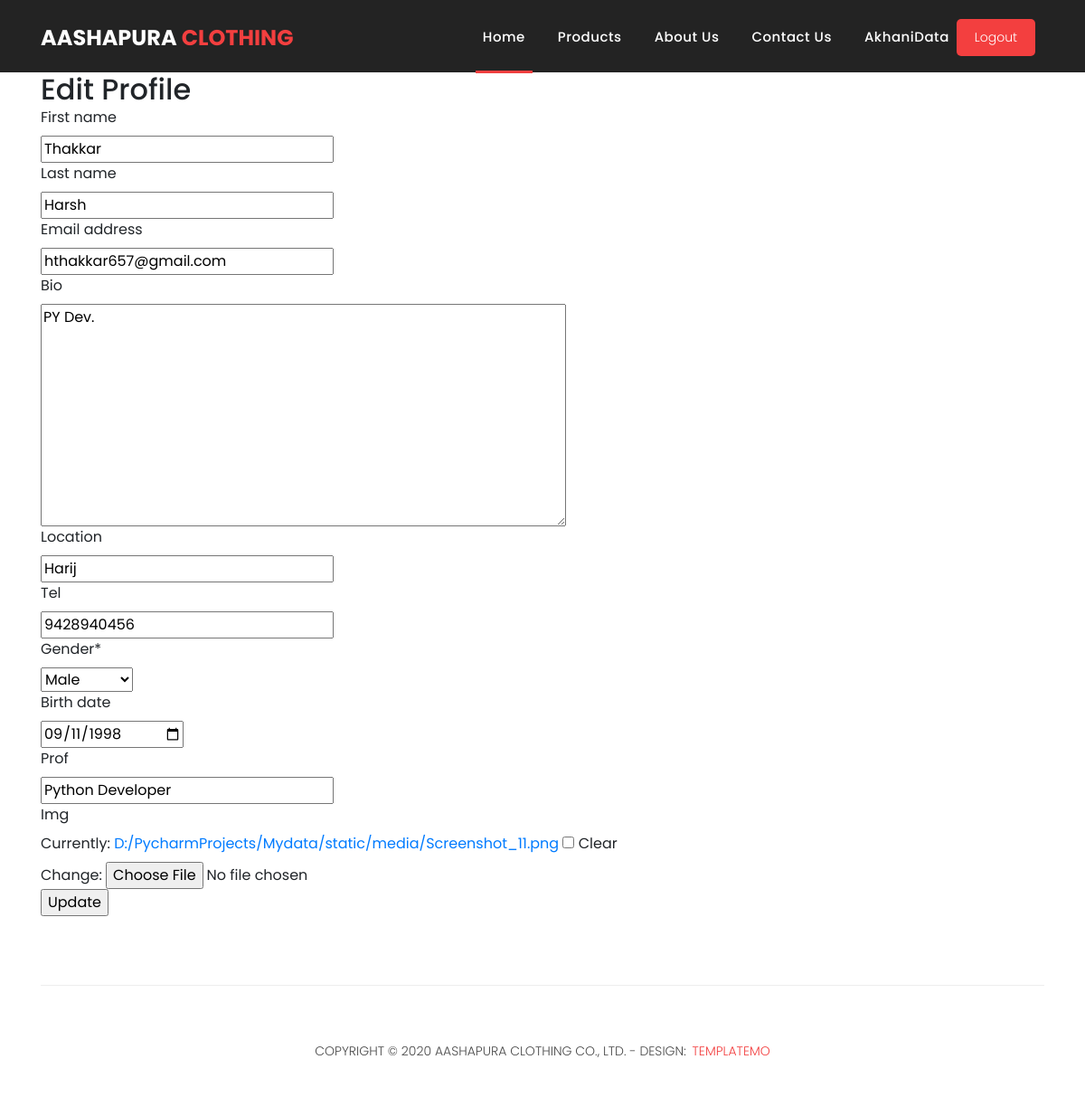
The app's page /edit-profile/ (signed in), older data.
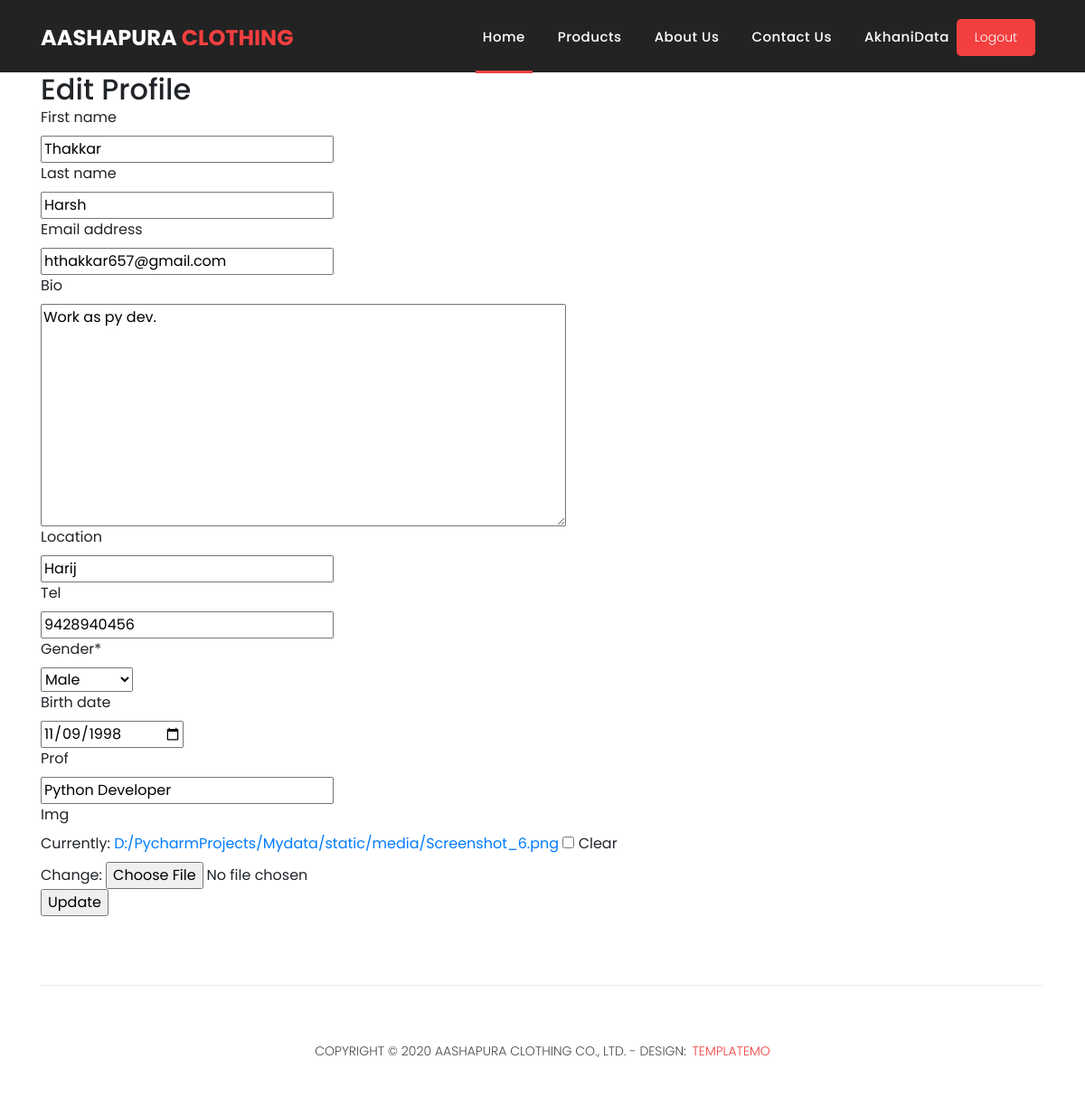
The same page, newer data.
### Ex1/models.py (models this page shows, shortened)
class User_Profile(models.Model):
    GENDER_CHOICES = (
        ('M', 'Male',),
        ('F', 'Female',),
        ('O', 'Other',),
    )
    user = models.OneToOneField(User, on_delete=models.CASCADE)
    bio = models.TextField(max_length=500, blank=True)
    location = models.CharField(max_length=30, blank=True)
    tel = models.CharField(max_length=15, blank=True)
    gender = models.CharField(max_length=1, choices=GENDER_CHOICES, )
    birth_date = models.DateField(null=True, blank=True)
    img = models.ImageField(upload_to=settings.MEDIA_ROOT, null=True, blank=True)
    prof = models.CharField(max_length=500, blank=True, null=True)

### Ex1/views.py (the view)
# urls.py: path('edit-profile/', views.EditProfile, name="edit-profile"),
@login_required(login_url="login")
@transaction.atomic
def EditProfile(request):
    if request.method == 'POST':
        user_form = UserForm(request.POST or None, request.FILES or None, instance=request.user)
        profile_form = ProfileForm(request.POST or None, request.FILES or None, instance=request.user.user_profile)
        if profile_form.is_valid():
            user_form.save(commit=True)
            profile_form.save(commit=True)
            messages.success(request, 'Your profile was successfully updated!')
            return redirect('/home')
        else:
            messages.error(request, 'Please correct the error below.')
    else:
        user_form = UserForm(instance=request.user)
        profile_form = ProfileForm(instance=request.user.user_profile)
    return render(request, 'profileform.html', {
        'user_form': user_form,
        'profile_form': profile_form
    })

### Ex1/forms.py
class UserForm(ModelForm):
    class Meta:
        model = User
        fields = ['first_name', 'last_name', 'email']

class ProfileForm(ModelForm):
    class Meta:
        birth_date = forms.DateField(input_formats=['%d, %B, %Y'])
        widgets = {'birth_date': DateInput(attrs={'type': 'date'}), }
        model = User_Profile
        fields = ['bio', 'location', 'tel', 'gender', 'birth_date', 'img', 'prof']

### templates/profileform.html (shortened to what this page needs)
{% load static %}
{% load crispy_forms_tags %}
{% include 'header.html' %}
<div>
    <form method="post" enctype="multipart/form-data">
    <div class="submit-ad main-grid-border">
        <div class="container">
            <h2 class="w3-head">Edit Profile</h2>
            <div class="post-ad-form">
                <form method="post" enctype="multipart/form-data"> {% csrf_token %}
                    {{ user_form|crispy }}
                    {{ profile_form.bio|as_crispy_field }}
                    {{ profile_form.location|as_crispy_field }}
                    {{ profile_form.tel|as_crispy_field }}
                    {{ profile_form.gender|as_crispy_field }}
                    {{ profile_form.birth_date|as_crispy_field }}
                    {{ profile_form.prof|as_crispy_field }}
                    <div class="container-fluid">
                        <div class="row">
                            <p>{{ profile_form.img|as_crispy_field }}</p>
                        </div>
                    </div>
                    <input type="submit" value="Update">
                </form>
            </div>
        </div>
    </div>
</div>
{% include 'footer.html' %}

### templates/header.html (shortened to what this page needs)
{% load static %}
<html lang="en">
  <head>
    <link href="{% static 'vendor/bootstrap/css/bootstrap.min.css' %}" rel="stylesheet">
    <link rel="stylesheet" href="{% static 'css/fontawesome.css' %}">
    <link rel="stylesheet" href="{% static 'css/templatemo-sixteen.css' %}">
    <link rel="stylesheet" href="{% static 'css/owl.css' %}">
    <link rel="stylesheet" href="{% static 'css/logout.css' %}">
  </head>
  <body>
    <header class="">
      <nav class="navbar navbar-expand-lg">
        <div class="container">
          <a class="navbar-brand" href="{% url 'home' %}"><h2>Aashapura <em>Clothing</em></h2></a>
          <div class="collapse navbar-collapse" id="navbarResponsive">
            <ul class="navbar-nav ml-auto">
              <li class="nav-item active">
                <a class="nav-link" href="{% url 'home' %}">Home
                </a>
              </li>
              <li class="nav-item">
                <a class="nav-link" href="{% url 'products' %}">Products</a>
              </li>
              <li class="nav-item">
                <a class="nav-link" href="{% url 'about' %}">About Us</a>
              </li>
              <li class="nav-item">
                <a class="nav-link" href="{% url 'contact' %}">Contact Us</a>
              </li>
              {% if user.is_authenticated %}
                <li class="nav-item logoutText">
                  <a class="nav-link" href="{% url 'profile' %}">{{ user.username }}</a><a href="{% url 'logout' %}" class="filled-button">Logout</a>
                </li>
              {% else %}
                <li class="nav-item">
                  <a class="nav-link" href="{% url 'login' %}">Login/Sign In</a>
                </li>
              {% endif %}
            </ul>
          </div>
        </div>
      </nav>
    </header>
  </body>

### templates/footer.html (shortened to what this page needs)
{% load static %}
<footer>
      <div class="container">
        <div class="row">
          <div class="col-md-12">
            <div class="inner-content">
              <p>Copyright &copy; 2020 Aashapura Clothing Co., Ltd.
            - Design: <a rel="nofollow noopener" href="https://templatemo.com" target="_blank">TemplateMo</a></p>
            </div>
          </div>
        </div>
      </div>
</footer>

### static/css/templatemo-sixteen.css (style rules this page uses)
body { font-family: 'Poppins', sans-serif; overflow-x: hidden; text-rendering: optimizeLegibility; -webkit-font-smoothing: antialiased; -moz-osx-font-smoothing: grayscale; }
p { margin-bottom: 0px; font-size: 14px; font-weight: 300; color: #4a4a4a; line-height: 24px; }
a { text-decoration: none!important; }
ul { padding: 0; margin: 0; list-style: none; }
h1,h2,h3,h4,h5,h6 { margin: 0px; }
a.filled-button { background-color: #f33f3f; color: #fff; font-size: 14px; text-transform: capitalize; font-weight: 300; padding: 10px 20px; border-radius: 5px; display: inline-block; transition: all 0.3s; }
header { z-index: 99999; width: 100%; height: 80px; background-color: #232323; -webkit-transition: all 0.3s ease-in-out 0s; -moz-transition: all 0.3s ease-in-out 0s; -o-transition: all 0.3s ease-in-out 0s; transition: all 0.3s ease-in-out 0s; }
header .navbar { padding: 17px 0px; }
.navbar .navbar-brand { float: left; margin-top: -12px; outline: none; }
.navbar .navbar-brand h2 { color: #fff; text-transform: uppercase; font-size: 24px; font-weight: 700; -webkit-transition: all .3s ease 0s; -moz-transition: all .3s ease 0s; -o-transition: all .3s ease 0s; transition: all .3s ease 0s; }
.navbar .navbar-brand h2 em { font-style: normal; color: #f33f3f; }
#navbarResponsive { z-index: 999; }
.navbar-collapse { text-align: center; }
.navbar .navbar-nav .nav-item { margin: 0px 15px; }
.navbar .navbar-nav a.nav-link { text-transform: capitalize; font-size: 15px; font-weight: 500; letter-spacing: 0.5px; color: #fff; transition: all 0.5s; margin-top: 5px; }
.navbar .navbar-nav .nav-link:hover, .navbar .navbar-nav .active>.nav-link, .navbar .navbar-nav .nav-link.active, .navbar .navbar-nav .nav-link.show, .navbar .navbar-nav .show>.nav-link { color: #fff; padding-bottom: 25px; border-bottom: 3px solid #f33f3f; }
footer { text-align: center; }
footer .inner-content { border-top: 1px solid #eee; margin-top: 60px; padding: 60px 0px; }
footer .inner-content p { text-transform: uppercase; }
footer .inner-content p a { color: #f33f3f; margin-left: 3px; }

### static/css/logout.css (style rules this page uses)
.navbar .navbar-nav .nav-item.logoutText { display: flex; align-items: baseline; }
.navbar .navbar-nav .nav-item { margin: 0px 10px; }

Row changes from the older to the newer data that the page shows:
changed User_Profile "Harij": bio "PY Dev." → "Work as py dev."; birth_date "09/11/1998" → "11/09/1998"
Text that changed along with them:
text no longer shown: "Img Currently: D:/PycharmProjects/Mydata/static/media/Screenshot_11.png Clear Change:"
text now shown: "Img Currently: D:/PycharmProjects/Mydata/static/media/Screenshot_6.png Clear Change:"
